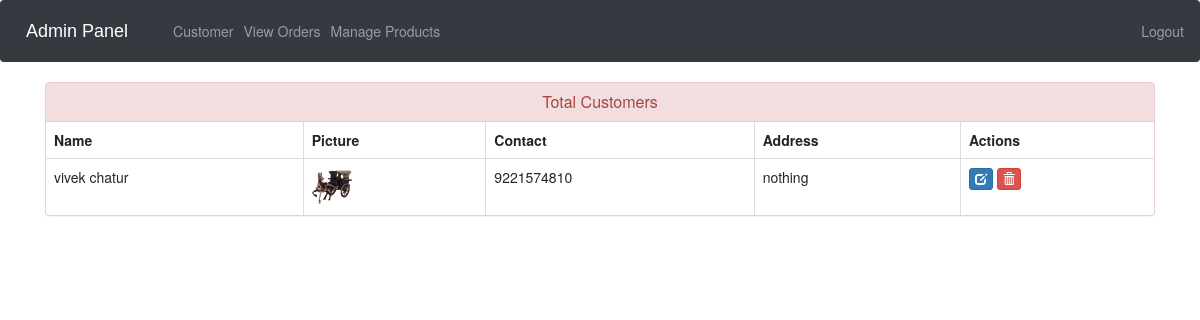
Before: /view-customer (signed in) with the older database file.
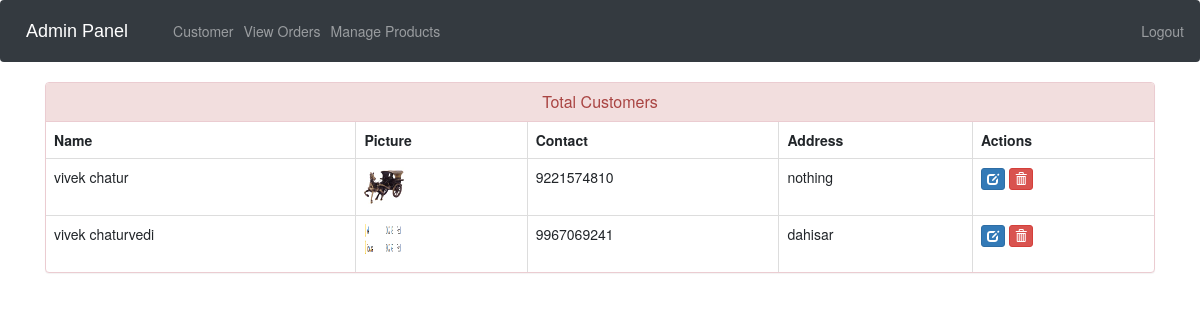
After: the same page with the newer database file.
### ecom/models.py (models this page shows, shortened)
class Customer(models.Model):
    user=models.OneToOneField(User,on_delete=models.CASCADE)
    profile_pic= models.ImageField(upload_to='profile_pic/CustomerProfilePic/',null=True,blank=True)
    address = models.CharField(max_length=500)
    mobile = models.CharField(max_length=10,null=False)
    @property
    def get_name(self):
        return self.user.first_name+" "+self.user.last_name

### ecom/views.py (the view)
# urls.py: path('view-customer', views.view_customer_view,name='view-customer'),
@login_required(login_url='adminlogin')
def view_customer_view(request):
    customers=models.Customer.objects.all()
    return render(request,'ecom/view_customer.html',{'customers':customers})

### templates/ecom/view_customer.html (shortened to what this page needs)
{% extends 'ecom/admin_base.html' %}
{% load static %}
{% block content %}
<head>
  <link href="//netdna.bootstrapcdn.com/bootstrap/3.0.0/css/bootstrap.min.css" rel="stylesheet" id="bootstrap-css">
</head>
<div class="container">
  <div class="panel panel-danger">
    <div class="panel-heading">
      <h6 class="panel-title">Total Customers</h6>
    </div>
    <table class="table table-hover table-bordered" id="dev-table">
      <thead>
        <tr>
          <th>Name</th>
          <th>Picture</th>
          <th>Contact</th>
          <th>Address</th>
          <th>Actions</th>
        </tr>
      </thead>
      {% for c in customers %}
      <tr>
        <td> {{c.get_name}}</td>
        <td> <img src="{% static c.profile_pic.url %}" alt="Profile Pic" height="40px" width="40px" /></td>
        <td>{{c.mobile}}</td>
        <td>{{c.address}}</td>
        <td><a class="btn btn-primary btn-xs" href="{% url 'update-customer' c.id  %}"><span class="glyphicon glyphicon-edit"></span></a>
        <a class="btn btn-danger btn-xs" href="{% url 'delete-customer' c.id  %}"><span class="glyphicon glyphicon-trash"></span></a></td>
      </tr>
      {% endfor %}
    </table>
  </div>
</div>
{% endblock content %}

### templates/ecom/admin_base.html (shortened to what this page needs)
<!DOCTYPE html>
{% load static %}
<html lang="en">
<head>
  <link rel="stylesheet" href="https://stackpath.bootstrapcdn.com/bootstrap/4.3.1/css/bootstrap.min.css">
  <link rel="stylesheet" href="https://maxcdn.bootstrapcdn.com/font-awesome/4.7.0/css/font-awesome.min.css">
</head>
<body>
  <div class="bs-example">
    <nav class="navbar navbar-expand-md navbar-dark fixed-top" style="background:#343A40;">
      <a href="/" class="navbar-brand">Admin Panel</a>
      <div class="collapse navbar-collapse justify-content-between" id="navbarCollapse">
        <div class="navbar-nav">
          <a href="/view-customer" class="nav-item nav-link">Customer</a>
          <a href="/admin-view-booking" class="nav-item nav-link">View Orders</a>
          <a href="/admin-products" class="nav-item nav-link">Manage Products</a>
        </div>
        <div class="navbar-nav navbar-right">
          <a href="/logout" class="nav-item nav-link"> Logout</a>
        </div>
      </div>
    </nav>
  </div>
  {% block content %}
  {% endblock content %}
<br><br><br><br><br><br><br><br>
</body>
</html>

### templates/ecom/admin_base.html (style rules this page uses)
.bs-example { margin: 0px; }
.navbar-brand { font-size: 20px; font-family: sans-serif; }

### templates/ecom/view_customer.html (style rules this page uses)
a:link { text-decoration: none; }
h6 { text-align: center; }

Changed rows visible on the page:
added Customer: get_name "vivek chaturvedi", profile_pic (picture), mobile "9967069241", address "dahisar"
